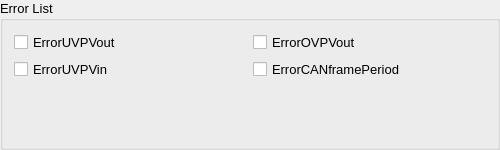
     <widget class="QGroupBox" name="groupBox_ErrorList">
      <property name="minimumSize">
       <size>
        <width>500</width>
        <height>100</height>
       </size>
      </property>
      <property name="maximumSize">
       <size>
        <width>600</width>
        <height>150</height>
       </size>
      </property>
      <property name="font">
       <font>
        <pointsize>10</pointsize>
       </font>
      </property>
      <property name="title">
       <string>Error List</string>
      </property>
      <layout class="QGridLayout" name="gridLayout_5">
       <item row="0" column="0">
        <widget class="QCheckBox" name="chkBox_ErrorUVPVout">
         <property name="text">
          <string>ErrorUVPVout</string>
         </property>
         <property name="checkable">
          <bool>false</bool>
         </property>
        </widget>
       </item>
       <item row="2" column="0" colspan="2">
        <spacer name="verticalSpacer">
         <property name="orientation">
          <enum>Qt::Vertical</enum>
         </property>
         <property name="sizeHint" stdset="0">
          <size>
           <width>20</width>
           <height>132</height>
          </size>
         </property>
        </spacer>
       </item>
       <item row="1" column="0">
        <widget class="QCheckBox" name="chkBox_ErrorUVPVin">
         <property name="text">
          <string>ErrorUVPVin</string>
         </property>
         <property name="checkable">
          <bool>false</bool>
         </property>
        </widget>
       </item>
       <item row="0" column="1">
        <widget class="QCheckBox" name="chkBox_ErrorOVPVout">
         <property name="text">
          <string>ErrorOVPVout</string>
         </property>
         <property name="checkable">
          <bool>false</bool>
         </property>
        </widget>
       </item>
       <item row="1" column="1">
        <widget class="QCheckBox" name="chkBox_ErrorCANframePeriod">
         <property name="text">
          <string>ErrorCANframePeriod</string>
         </property>
         <property name="checkable">
          <bool>false</bool>
         </property>
        </widget>
       </item>
      </layout>
     </widget>
